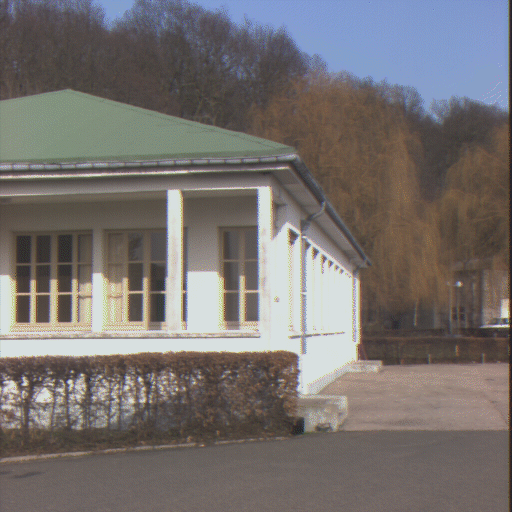
//> input picture test_images/matlab/image_02/data/batinria0.tif, 512 x 512 px
$ ./matching_sparse   (built with g++ and OpenCV 4)
//> lines starting //> are read from the running program, lines starting //| are printed output that depends on the picture
### undistort.cpp
#include"include.h"
#define DEBUG_PRINT 0
#define IMAGE_SHOW 0

using namespace cv;
using namespace std;

void Undistort(Mat distorted_left_image, Mat distorted_right_image,
               Mat& undistorted_left_image,  Mat& undistorted_right_image){


    //KITTI Parameters
    // K_02
    cv::Mat left_rgb_camera_matrix = (cv::Mat_<double>(3,3) << 9.597910e+02, 0.000000e+00, 6.960217e+02,
                                                                0.000000e+00, 9.569251e+02, 2.241806e+02,
                                                                0.000000e+00, 0.000000e+00, 1.000000e+00);

    // K_03
    cv::Mat right_rgb_camera_matrix = (cv::Mat_<double>(3,3) << 9.037596e+02, 0.000000e+00, 6.957519e+02,
                                                                0.000000e+00, 9.019653e+02, 2.242509e+02,
                                                                0.000000e+00, 0.000000e+00, 1.000000e+00);

    // D_02
    cv::Mat left_rgb_distortion_coeffs = (cv::Mat_<double>(5,1) << -3.691481e-01, 1.968681e-01, 1.353473e-03, 5.677587e-04, -6.770705e-02);

    // D_03
    cv::Mat right_rgb_distortion_coeffs = (cv::Mat_<double>(5,1) << -3.639558e-01, 1.788651e-01, 6.029694e-04, -3.922424e-04, -5.382460e-02);


    Mat new_left_camera_matrix, new_right_camera_matrix;
    cv::undistort(distorted_left_image, undistorted_left_image, left_rgb_camera_matrix, left_rgb_distortion_coeffs, left_rgb_camera_matrix);
    cv::undistort(distorted_right_image, undistorted_right_image, right_rgb_camera_matrix, right_rgb_distortion_coeffs, right_rgb_camera_matrix);

    if(DEBUG_PRINT){
        cout<<"new_left_camera_matrix: "<<new_left_camera_matrix<<endl;
        cout<<"new_right_camera_matrix: "<<new_right_camera_matrix<<endl;
    }
    if(IMAGE_SHOW){
        // imshow("distorted_left_image",distorted_left_image);
        imshow("undistorted_left_image",undistorted_left_image);
        imshow("undistorted_right_image",undistorted_right_image);
        imwrite("undistorted_left_image.png", undistorted_left_image);
        imwrite("undistorted_right_image.png", undistorted_right_image);
        waitKey(0);
    }

}

### orb.cpp
#include "include.h"

#define DEBUG_PRINT 0
#define IMAGE_SHOW 0

using namespace std;
using namespace cv;

bool LessSort (DMatch a, DMatch b) { return (a.distance < b.distance); }

void ConvertKeypointsVector(std::vector<KeyPoint>src, std::vector<cv::Point2f>& dst){
    Point2f point;
    for(int i = 0; i<src.size(); i++){
        point.x = src[i].pt.x;
        point.y = src[i].pt.y;
        dst.push_back(point);
    }
}

int OrbDetector (Mat img_1, Mat img_2,
                 vector<Point2f>& keypoints_left, vector<Point2f>& keypoints_right,
                 size_t num_keypoints = 10)
{


    // init
    std::vector<KeyPoint> keypoints_1, keypoints_2;
    Mat descriptors_1, descriptors_2;
    Ptr<FeatureDetector> detector = ORB::create();
    Ptr<DescriptorExtractor> descriptor = ORB::create();

    Ptr<DescriptorMatcher> matcher  = DescriptorMatcher::create ( "BruteForce-Hamming" );

    detector->detect ( img_1,keypoints_1 );
    detector->detect ( img_2,keypoints_2 );

    descriptor->compute ( img_1, keypoints_1, descriptors_1 );
    descriptor->compute ( img_2, keypoints_2, descriptors_2 );

    if(IMAGE_SHOW){
        // Mat outimg1;
        // drawKeypoints( img_1, keypoints_1, outimg1, Scalar::all(-1), DrawMatchesFlags::DEFAULT );
        // imshow("ORB特征点",outimg1);
    }

    vector<DMatch> matches;
    vector<DMatch> good_matches;
    matcher->match ( descriptors_1, descriptors_2, matches );

    sort(matches.begin(), matches.end(), LessSort);

    if(DEBUG_PRINT){
        for(auto match : matches){
            cout<<match.distance<<endl;
        }
    }

    vector<KeyPoint> _keypoints_left, _keypoints_right;
    assert(matches.size() >= num_keypoints);
    if(matches.size() < num_keypoints) num_keypoints = matches.size();
    for( size_t m = 0; m < num_keypoints; m++ ){
        int i1 = matches[m].queryIdx;
        int i2 = matches[m].trainIdx;
        _keypoints_left.push_back ( keypoints_1[i1] );
        _keypoints_right.push_back ( keypoints_2[i2] );
        good_matches.push_back(matches[m]);
    }

    if(IMAGE_SHOW){
        Mat outimg2_left, img_goodmatch;
        // drawKeypoints( img_1, keypoints_left, outimg2_left, Scalar::all(-1), DrawMatchesFlags::DEFAULT );
        // imshow("ORB特征点(前n个) left",outimg2_left);
        drawMatches ( img_1, keypoints_1, img_2, keypoints_2, good_matches, img_goodmatch );
        imshow ( "good match", img_goodmatch );
        waitKey(0);
    }

    ConvertKeypointsVector(_keypoints_left, keypoints_left);
    ConvertKeypointsVector(_keypoints_right, keypoints_right);

    return 0;
}

### helper.cpp
#include"include.h"

using namespace std;
using namespace cv;

void GetIntrinsics(struct Dataset dataset, cv::Mat& left_rgb_camera_matrix, cv::Mat& right_rgb_camera_matrix){
    if(dataset.name == KITTI_2011_09_26_drive_0048 || dataset.name == KITTI_2011_09_26_drive_0113 ||
       dataset.name == KITTI_TEST || dataset.name == CHESSBOARD || dataset.name == KITTI_2015){
        if(dataset.rectified == 1){
            // rectified camera parameters
            // K_02
            left_rgb_camera_matrix = (cv::Mat_<double>(3,3) << 721.5377, 0, 609.5593, 0, 721.5377, 172.854, 0, 0, 1);

            // K_03
            right_rgb_camera_matrix = (cv::Mat_<double>(3,3) << 721.5377, 0, 609.5593, 0, 721.5377, 172.854, 0, 0, 1);
        }
        else{
            // K_02
            left_rgb_camera_matrix = (cv::Mat_<double>(3,3) <<  9.597910e+02, 0.000000e+00, 6.960217e+02,
                                                                0.000000e+00, 9.569251e+02, 2.241806e+02,
                                                                0.000000e+00, 0.000000e+00, 1.000000e+00);

            // K_03
            right_rgb_camera_matrix = (cv::Mat_<double>(3,3) << 9.037596e+02, 0.000000e+00, 6.957519e+02,
                                                                0.000000e+00, 9.019653e+02, 2.242509e+02,
                                                                0.000000e+00, 0.000000e+00, 1.000000e+00);
        }
    }
    else if(dataset.name == MATLAB_TEST){
        // matlab
        // K_02
        left_rgb_camera_matrix = (cv::Mat_<double>(3,3) << 844.310547, 0, 243.413315, 0, 1202.508301, 281.529236, 0, 0, 1);

        // K_03
        right_rgb_camera_matrix = (cv::Mat_<double>(3,3) << 852.721008, 0, 252.021805, 0, 1215.657349, 288.587189, 0, 0, 1);
    }
}


String GetDirPath(struct Dataset dataset){
    String dir_path;
    if(dataset.name == KITTI_2011_09_26_drive_0048){
        if(dataset.rectified == 1){
            dir_path = "/home/dekai/datasets/2011_09_26_drive_0048/2011_09_26_drive_0048_sync/2011_09_26/2011_09_26_drive_0048_sync";
        }
        else{
            dir_path = "/home/dekai/datasets/2011_09_26_drive_0048/2011_09_26_drive_0048_extract/2011_09_26/2011_09_26_drive_0048_extract";
        }
    }
    else if(dataset.name == KITTI_2011_09_26_drive_0113){
        if(dataset.rectified == 1){
            dir_path = "/home/dekai/datasets/2011_09_26_drive_0113/2011_09_26_drive_0113_sync/2011_09_26/2011_09_26_drive_0113_sync";
        }
        else{
            dir_path = "/home/dekai/datasets/2011_09_26_drive_0113/2011_09_26_drive_0113_extract/2011_09_26/2011_09_26_drive_0113_extract";
        }
    }
    else if(dataset.name == KITTI_TEST){
        if(dataset.rectified == 1){
            dir_path = "../test_images/kitti_test_01";
        }
        else{
            dir_path = "../test_images/kitti_test_01";
        }
    }
    else if(dataset.name == MATLAB_TEST){
        dir_path = "../test_images/matlab";
    }

    else if(dataset.name == CHESSBOARD){
        dir_path = "../test_images/chessboard";
    }
    else if(dataset.name == KITTI_2015){
        if(dataset.rectified == 1){
            dir_path = "../test_images/kitti_2015/rectified";
        }
        else{
            dir_path = "../test_images/kitti_2015/unrectified";
        }
    }

    if(dir_path.length() == 0){
        cout<<"the dataset doesn't exist!"<<endl;
        exit(0);
    }
    return dir_path;
}

// Directly give the match points, this is just for debugging
// [52 lines left out: function GetPoints, not called in this run]

// get the path of left and right images under dirpath, and store them in left_image_paths and right_image_paths
// 从dirpath目录下分别读取左右图像的路径，并存入left_image_paths和right_image_paths中
void getFilesList(String dirpath, vector<String> &left_image_paths, vector<String> &right_image_paths){
//> called with dirpath = "../test_images/kitti_2015/unrectified"

    struct dirent * entry;
    DIR *left_dir = opendir((dirpath + "/image_02/data/").c_str());
    DIR *right_dir = opendir((dirpath + "/image_03/data/").c_str());
    vector<String> left_images;
    vector<String> right_images;

    String name;
    while ((entry = readdir(left_dir)) != NULL){
        if(entry->d_type != DT_DIR){
            name = entry->d_name;
            left_images.push_back(name);
        }
    }

    while ((entry = readdir(right_dir)) != NULL){
        if(entry->d_type != DT_DIR){
            name = entry->d_name;
            right_images.push_back(name);
        }
    }

    sort(left_images.begin(), left_images.end());
    sort(right_images.begin(), right_images.end());

    assert(left_images.size() == right_images.size());

    bool PRINT_IMAGE_NAMES = 1;
    if(PRINT_IMAGE_NAMES){
        cout<<"\n left images: "<<endl;
        for(auto left_image:left_images) cout<<left_image<<endl;
        cout<<"\n right images: "<<endl;
        for(auto right_image:right_images) cout<<right_image<<endl;

    }
    for(int i = 0; i<left_images.size(); i++){
        assert(left_images[i] == right_images[i]);
        left_image_paths.push_back(dirpath + "/image_02/data/" + left_images[i]);
        right_image_paths.push_back(dirpath + "/image_03/data/" + right_images[i]);
    }

}

### RecoverRT.cpp
#include"include.h"
#define DEBUG_PRINT 0
#define IMAGE_SHOW 0

using namespace cv;
using namespace std;

bool JudgeRT(struct transformation transformation, vector<Point2f> keypoints_left, vector<Point2f> keypoints_right, double& scale, struct Dataset dataset);

struct transformation RecoverRT(Mat R1, Mat R2, Mat T, vector<Point2f> keypoints_left, vector<Point2f> keypoints_right, struct Dataset dataset){
    assert(keypoints_left.size() == keypoints_right.size());

    // Mat T_ = T.resize(3);
    // T = T.t();
    if(DEBUG_PRINT){
        cout<<"RecoverRT"<<endl;
        cout<<"R1: "<<R1<<endl;
        cout<<"R2: "<<R2<<endl;
        cout<<"T: "<<T<<endl;
        cout<<"T.size(): "<<T.size()<<endl;
        cout<<"T.type(): "<<T.type()<<endl;  // CV_64F
    }
    struct transformation transformation_1, transformation_2, transformation_3, transformation_4, transformation_return;
    std::vector<struct transformation> transformations;
    transformation_1.R = R1; transformation_1.t = T;  transformations.push_back(transformation_1);
    transformation_2.R = R1; transformation_2.t = -T; transformations.push_back(transformation_2);
    transformation_3.R = R2; transformation_3.t = T;  transformations.push_back(transformation_3);
    transformation_4.R = R2; transformation_4.t = -T; transformations.push_back(transformation_4);
    int count_success = 0;
    double scale = 0.0;
    for(auto transformation:transformations){
        if(JudgeRT(transformation, keypoints_left, keypoints_right, scale, dataset)){
            count_success++;
            // transformation.t *= scale;
            double baseline = 0.5327190420453419;  // baseline of KITTI
            transformation.t *= baseline / norm(transformation.t);
            transformation_return = transformation;
        }
    }
    if(DEBUG_PRINT){
        cout<<"count_success: "<<count_success<<endl;
        cout<<"R: "<<transformation_return.R<<endl;
        cout<<"t: "<<transformation_return.t<<endl;
        cout<<"scale: "<<scale<<endl;
    }
    // assert(count_success == 1);
    if(count_success != 1){
        cout<<"the number of the correct solution of R and t should be 1"<<endl;
        // exit(0);
    }
    return transformation_return;
}

bool JudgeRT(struct transformation transformation, vector<Point2f> keypoints_left, vector<Point2f> keypoints_right,
             double& scale, struct Dataset dataset){

    Mat left_rgb_camera_matrix, right_rgb_camera_matrix;
    GetIntrinsics(dataset, left_rgb_camera_matrix, right_rgb_camera_matrix);
    cv::Mat left_rgb_camera_matrix_inv = left_rgb_camera_matrix.inv();
    cv::Mat right_rgb_camera_matrix_inv = right_rgb_camera_matrix.inv();

    // 构建M矩阵
    size_t num_points = keypoints_left.size();
    Mat M = Mat::zeros(cv::Size(num_points+1, 3*num_points), CV_64FC1);
    Mat _x1 = Mat::zeros(cv::Size(1,3), CV_64FC1);
    Mat x1;
    Mat _x2 = Mat::zeros(cv::Size(1,3), CV_64FC1);
    Mat x2;
    Mat x2_hat = Mat::zeros(cv::Size(3,3), CV_64FC1);
    Mat tmp1; // x2_hat * R * x1
    Mat tmp2; // x2_hat * T
    Mat R = transformation.R;
    Mat t = transformation.t;
    for(int i = 0; i < num_points; i++){
        // Mat tmp1 = Mat::zeros(cv::Size(3,1), CV_64FC1);
        _x1.at<double>(0,0) = keypoints_left[i].x;
        _x1.at<double>(1,0) = keypoints_left[i].y;
        _x1.at<double>(2,0) = 1.0;
        x1 = left_rgb_camera_matrix_inv * _x1;

        _x2.at<double>(0,0) = keypoints_right[i].x;
        _x2.at<double>(1,0) = keypoints_right[i].y;
        _x2.at<double>(2,0) = 1.0;
        x2 = right_rgb_camera_matrix_inv * _x2;

        x2_hat.at<double>(0,1) = -1.0;
        x2_hat.at<double>(0,2) = x2.at<double>(1,0);
        x2_hat.at<double>(1,0) = 1.0;
        x2_hat.at<double>(1,2) = -x2.at<double>(0,0);
        x2_hat.at<double>(2,0) = -x2.at<double>(1,0);
        x2_hat.at<double>(2,1) = x2.at<double>(0,0);

        if(DEBUG_PRINT){
            // [8 lines of commented-out code are left out]
        }

        tmp1 = x2_hat * R * x1;
        tmp2 = x2_hat * t;

        if(DEBUG_PRINT){
            // cout<<"tmp1.type(): "<<tmp1.type()<<endl; // CV_64FC1
            // cout<<"tmp2.type(): "<<tmp2.type()<<endl; // CV_64FC1
        }

        M.at<double>(3*i, i) =  tmp1.at<double>(0,0);
        M.at<double>(3*i+1, i) = tmp1.at<double>(1,0);
        M.at<double>(3*i+2, i) = tmp1.at<double>(2,0);
        M.at<double>(3*i, num_points) =  tmp2.at<double>(0,0);
        M.at<double>(3*i+1, num_points) = tmp2.at<double>(1,0);
        M.at<double>(3*i+2, num_points) = tmp2.at<double>(2,0);

    }

    // Use the smallest eigenvector of M^T * M to get the solution of M * lambda = 0
    Mat M_M = M.t() * M;
    Mat E, V;
    cv::eigen(M_M, E, V);
    if(DEBUG_PRINT){
        // [4 lines of commented-out code are left out]
    }
    // Mat lambda = V.row(num_points);
    Mat lambda = Mat::zeros(cv::Size(1,num_points), CV_64FC1);
    for(int i = 0; i<num_points; i++){
        lambda.at<double>(i,0) = V.at<double>(num_points,i);
    }
    double gamma = V.at<double>(num_points, num_points);  // scale factor
    // double gamma = (V.at<double>(num_points-2, num_points) + V.at<double>(num_points-1, num_points) + V.at<double>(num_points, num_points))/3;

    if(gamma < 0){
        gamma = -gamma;
        lambda = -lambda;
    }
    // lambda = lambda / gamma;
    if(DEBUG_PRINT){
        // cout<<"lambda.type(): "<<lambda.type()<<endl;
    }

    int success_1 = 0;
    int success_2 = 0;
    for(int i = 0; i < num_points; i++){
        if(lambda.at<double>(i,0) >= 0.0){
            success_1 ++;
        }
        _x1.at<double>(0,0) = keypoints_left[i].x;
        _x1.at<double>(1,0) = keypoints_left[i].y;
        _x1.at<double>(2,0) = 1.0;
        x1 = left_rgb_camera_matrix_inv * _x1;
        x1 = x1 * lambda.at<double>(i,0);
        x2 = R * x1 + t * gamma;
        if(x2.at<double>(2,0) >= 0){
            success_2 ++;
        }
    }
    if(success_1 == num_points && success_2 == num_points){
        scale = gamma;
        return 1;
    }

    return 0;
}

// [161 lines left out: functions JudgeRT_2, RecoverRT_2, not called in this run]

### FindEssentialMatrix.cpp
#include "include.h"
#define DEBUG_PRINT 1

using namespace std;
using namespace cv;


// Compute essential matrix from fundamental matrix， E = K2^T * F * K1
Mat FindEssentialMatrix(Mat fundamental_mat, struct Dataset dataset){
    if(DEBUG_PRINT){
        cout<<"fundamental_mat.size(): "<<fundamental_mat.size()<<endl;
    }
    Mat left_rgb_camera_matrix, right_rgb_camera_matrix;
    GetIntrinsics(dataset, left_rgb_camera_matrix, right_rgb_camera_matrix);
    return right_rgb_camera_matrix.t() * fundamental_mat * left_rgb_camera_matrix;

}

### matching_sparse.cpp
#include "include.h"
#include <fstream>

#define DEBUG_PRINT 0
#define IMAGE_SHOW 0

using namespace std;
using namespace cv;


const String keys =
        "{help h usage ? |     | print this message                  }"
        "{num_keypoints  | 40  | number of keypoints after filtering }"
        "{detector       | orb | keypoint detector: orb or sift      }";

int main(int argc, char*argv[]){

    CommandLineParser parser(argc, argv, keys);
    // parser.about("Disparity Filtering Demo");
    if (parser.has("help"))
    {
        parser.printMessage();
        return 0;
    }
    int num_keypoints = parser.get<int>("num_keypoints");

    String detector = parser.get<String>("detector");

    struct Dataset dataset;
    dataset.name = KITTI_2015;  // choose the dataset
    // dataset.name = MATLAB_TEST;
    dataset.rectified = 0;
    dataset.distort = 1;
    dataset.given_points = 0; // directly give the match points or detect them with detector

    String dir_path = GetDirPath(dataset);
    vector<String> left_image_paths, right_image_paths;
    getFilesList(dir_path, left_image_paths, right_image_paths);

    std::stringstream filename;
    filename << "rt_" << detector << "_" << num_keypoints <<".txt";
    // std::string filename = "rt.txt";
    std::ofstream outFile(filename.str(), ios::out | ios::app);
	if (!outFile.is_open()) return false;

    for(int i = 0; i<left_image_paths.size(); i++){

        String left = left_image_paths[i];
        String right = right_image_paths[i];

        // 读取图像
        Mat img_1 = imread ( left, CV_LOAD_IMAGE_COLOR );
//> img_1 is the input picture: 512 rows x 512 cols, CV_8UC3; mean B, G, R 111.1, 112.7, 117.8
        Mat img_2 = imread ( right, CV_LOAD_IMAGE_COLOR );
        if(IMAGE_SHOW){
            imshow("img_1", img_1);
            waitKey(0);
        }

        if(dataset.distort == 1){
            Mat undistort_1, undistort_2;
            Undistort(img_1, img_2, undistort_1, undistort_2);
//> in Undistort, `cv::undistort(distorted_left_image, undistorted_left_image, left_rgb_c..`:
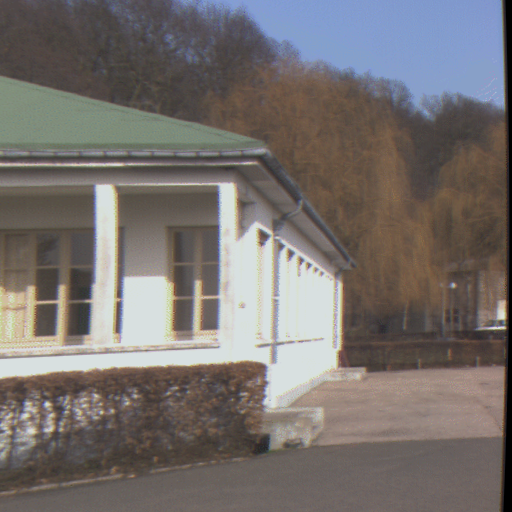
//> undistorted_left_image: 512 rows x 512 cols, CV_8UC3; mean B, G, R 109.9, 112.2, 117.8
//> in Undistort, `cv::undistort(distorted_right_image, undistorted_right_image, right_rg..`:
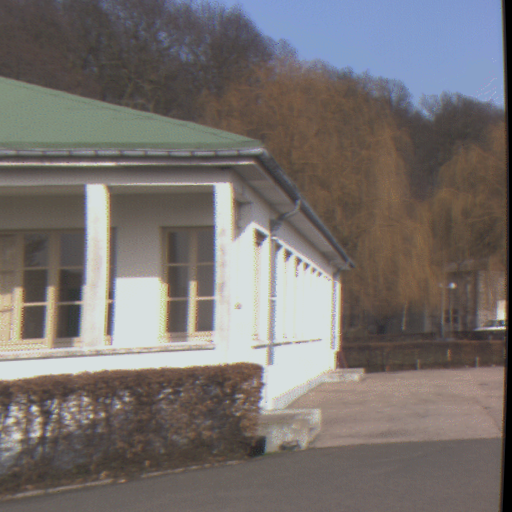
//> undistorted_right_image: 512 rows x 512 cols, CV_8UC3; mean B, G, R 109.9, 112.1, 117.8
            img_1 = undistort_1;
            img_2 = undistort_2; // swallow copy or deep copy?
        }

        vector<Point2f> keypoints_left;
        vector<Point2f> keypoints_right;

        if(dataset.given_points == 1){
            GetPoints(keypoints_left, keypoints_right, dataset);

            // show given points
            for(auto point:keypoints_left){
                cv::circle(img_1, point, 5, cv::Scalar(0, 0, 255), 1, cv::LINE_8, 0);
                imshow("img_1", img_1);
            }
            waitKey(0);
        }
        else{
            if(detector == "orb"){
                OrbDetector(img_1, img_2, keypoints_left, keypoints_right, (size_t)num_keypoints);
//> in OrbDetector, `detector->detect ( img_1,keypoints_1 );`: keypoints_1 = 500 keypoints; strongest (x, y, size): (265, 236, 64.3), (222, 186, 111.1), (261, 234, 77.1), (229, 186, 111.1)
//> (the rest of the program and of its run is left out)
